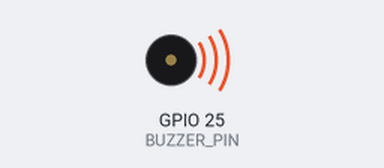
The sketch below on a simulated ESP32. Parts: buzzer (waves = sounding).

Above: at 0.2 s.
Timing chart, 0 to 16.3 s (numbered marks = the images above):
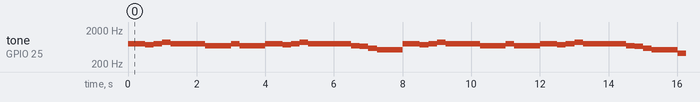

Measured:
- by itself, tone on GPIO 25 (BUZZER_PIN): plays 784 Hz for 0.50 s, 740 Hz for 0.25 s, 784 Hz for 0.25 s, 880 Hz for 0.25 s, 784 Hz for 1.0 s, 698 Hz for 0.75 s … (241 notes in this stretch)

The sketch:

Merry_Go.ino
```cpp
//defining frequency of the Current_notes for music player
#define NOTE_B0  31
#define NOTE_C1  33
#define NOTE_CS1 35
#define NOTE_D1  37
#define NOTE_DS1 39
#define NOTE_E1  41
#define NOTE_F1  44
#define NOTE_FS1 46
#define NOTE_G1  49
#define NOTE_GS1 52
#define NOTE_A1  55
#define NOTE_AS1 58
#define NOTE_B1  62
#define NOTE_C2  65
#define NOTE_CS2 69
#define NOTE_D2  73
#define NOTE_DS2 78
#define NOTE_E2  82
#define NOTE_F2  87
#define NOTE_FS2 93
#define NOTE_G2  98
#define NOTE_GS2 104
#define NOTE_A2  110
#define NOTE_AS2 117
#define NOTE_B2  123
#define NOTE_C3  131
#define NOTE_CS3 139
#define NOTE_D3  147
#define NOTE_DS3 156
#define NOTE_E3  165
#define NOTE_F3  175
#define NOTE_FS3 185
#define NOTE_G3  196
#define NOTE_GS3 208
#define NOTE_A3  220
#define NOTE_AS3 233
#define NOTE_B3  247
#define NOTE_C4  262
#define NOTE_CS4 277
#define NOTE_D4  294
#define NOTE_DS4 311
#define NOTE_E4  330
#define NOTE_F4  349
#define NOTE_FS4 370
#define NOTE_G4  392
#define NOTE_GS4 415
#define NOTE_A4  440
#define NOTE_AS4 466
#define NOTE_B4  494
#define NOTE_C5  523
#define NOTE_CS5 554
#define NOTE_D5  587
#define NOTE_DS5 622
#define NOTE_E5  659
#define NOTE_F5  698
#define NOTE_FS5 740
#define NOTE_G5  784
#define NOTE_GS5 831
#define NOTE_A5  880
#define NOTE_AS5 932
#define NOTE_B5  988
#define NOTE_C6  1047
#define NOTE_CS6 1109
#define NOTE_D6  1175
#define NOTE_DS6 1245
#define NOTE_E6  1319
#define NOTE_F6  1397
#define NOTE_FS6 1480
#define NOTE_G6  1568
#define NOTE_GS6 1661
#define NOTE_A6  1760
#define NOTE_AS6 1865
#define NOTE_B6  1976
#define NOTE_C7  2093
#define NOTE_CS7 2217
#define NOTE_D7  2349
#define NOTE_DS7 2489
#define NOTE_E7  2637
#define NOTE_F7  2794
#define NOTE_FS7 2960
#define NOTE_G7  3136
#define NOTE_GS7 3322
#define NOTE_A7  3520
#define NOTE_AS7 3729
#define NOTE_B7  3951
#define NOTE_C8  4186
#define NOTE_CS8 4435
#define NOTE_D8  4699
#define NOTE_DS8 4978

//defining pin for buzzer
#define BUZZER_PIN 25
#define BUZZER_CHANNEL 0

// You can write your own song by modifying the melody array below with the following format
// int melody[][2]= {   {Note_1,duration in millisecond for Note_1 to be played}   ,   {Note_2,duration in millisecond for Note_2 to be played}   , ...}
// 0 means rest (no sound)
//"Merry Go" by Kevin MacLeod https://www.youtube.com/watch?v=f5Tatbs1WxY https://incompetech.com/music/royalty-free/index.html?isrc=USUAN1100731&Search=Search
int melody [][2]={
                   {NOTE_G5,250},{0,0},{NOTE_G5,125},{0,0},{NOTE_G5,125},{0,0},{NOTE_FS5,250},{0,0},{NOTE_G5,250},{0,0},{NOTE_A5,250},{NOTE_G5,250},{NOTE_G5,500},{0,0}
                  ,{NOTE_G5,250},{0,0},{NOTE_F5,250},{0,0},{NOTE_F5,500},{0,0},{NOTE_G5,250},{0,0},{NOTE_F5,250},{0,0},{NOTE_F5,500},{0,0}
                  ,{NOTE_G5,250},{0,0},{NOTE_G5,125},{0,0},{NOTE_G5,125},{0,0},{NOTE_FS5,250},{0,0},{NOTE_G5,250},{0,0},{NOTE_A5,250},{NOTE_G5,250},{NOTE_G5,500},{0,0}
                  ,{NOTE_G5,250},{0,0},{NOTE_G5,250},{0,0},{NOTE_F5,250},{0,0},{NOTE_E5,250},{0,0},{NOTE_D5,250},{0,0},{NOTE_C5,250},{0,0},{NOTE_C5,500},{0,0}
                  ,{NOTE_G5,250},{0,0},{NOTE_G5,125},{0,0},{NOTE_G5,125},{0,0},{NOTE_FS5,250},{0,0},{NOTE_G5,250},{0,0},{NOTE_A5,250},{NOTE_G5,250},{NOTE_G5,500},{0,0}
                  ,{NOTE_G5,250},{0,0},{NOTE_F5,250},{0,0},{NOTE_F5,500},{0,0},{NOTE_G5,250},{0,0},{NOTE_F5,250},{0,0},{NOTE_F5,500},{0,0}
                  ,{NOTE_G5,250},{0,0},{NOTE_G5,125},{0,0},{NOTE_G5,125},{0,0},{NOTE_FS5,250},{0,0},{NOTE_G5,250},{0,0},{NOTE_A5,250},{NOTE_G5,250},{NOTE_G5,500},{0,0}
                  ,{NOTE_G5,250},{0,0},{NOTE_G5,250},{0,0},{NOTE_F5,250},{0,0},{NOTE_E5,250},{0,0},{NOTE_D5,250},{0,0},{NOTE_C5,250},{0,0},{NOTE_C5,500},{0,0}
                  ,{NOTE_GS4,250},{NOTE_GS5,500},{0,0},{NOTE_GS5,250},{0,0},{NOTE_G5,500},{0,0},{NOTE_G5,500},{0,0}
                  ,{NOTE_GS4,250},{NOTE_GS5,500},{0,0},{NOTE_GS5,250},{0,0},{NOTE_G5,500},{0,0},{NOTE_G5,500},{0,0}
                  ,{NOTE_C5,250},{NOTE_C6,500},{0,0},{NOTE_C6,250},{0,0},{NOTE_C6,500},{0,0},{NOTE_B5,500},{0,0}
                  ,{NOTE_C6,500},{0,0},{NOTE_B5,500},{0,0},{NOTE_C6,500},{0,0},{0,500}
                 };

//to modify playing speed
float music_speed_multiplier = 1;

unsigned int Current_note=0, MaxIndex;
unsigned long DurationTime=0;

void setup() {
 MaxIndex=sizeof(melody)/sizeof(melody[0])-1;
 Serial.begin(115200);
  }

void loop() {
  if (millis()>=DurationTime){
    DurationTime=millis()+melody[Current_note][1]*music_speed_multiplier;
    if(melody[Current_note][0]==0){
      ledcDetachPin(BUZZER_PIN);
    }
    else{
      ledcAttachPin(BUZZER_PIN, BUZZER_CHANNEL);
      ledcWriteTone(BUZZER_CHANNEL, melody[Current_note][0]);
    }

    if (Current_note==MaxIndex){
      Current_note=0;
      ledcDetachPin(BUZZER_PIN);
      //delay for 1.5 second after music ends
      delay(1500);
    }else{
      Current_note++;
    }
  }
}
```
